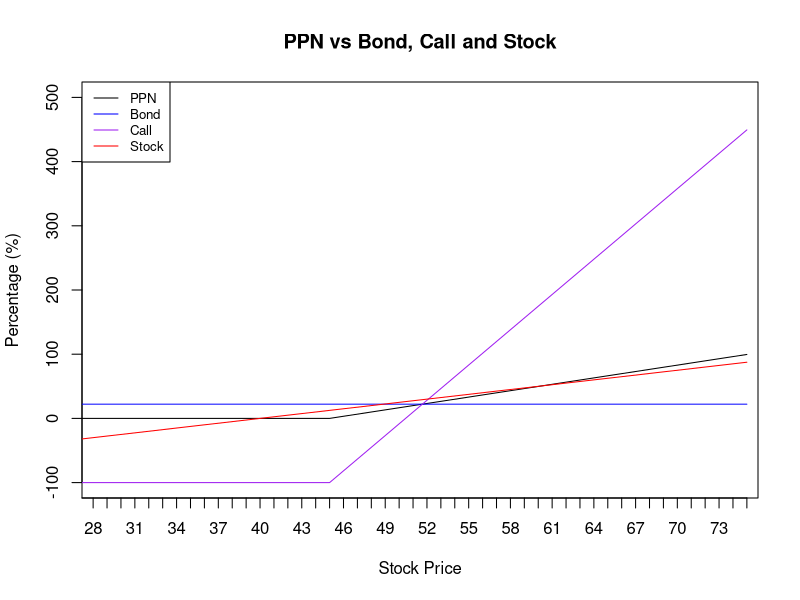
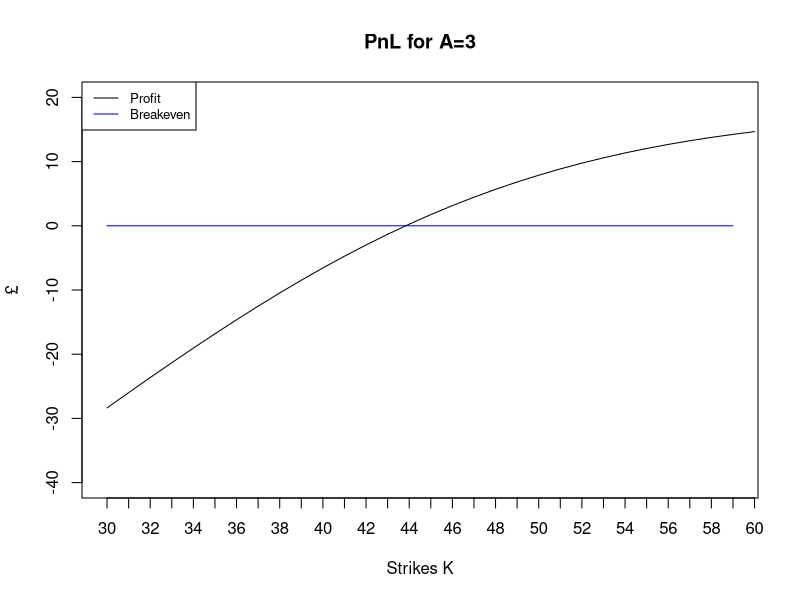

Reproduce these figures in R, in order.
## ---- chunk 1
BSprice<-function(pc, S, k, vol, d, r, t)
{
  
  
  d1 = (log(S / k) + t * (r - d + (vol ^ 2) / 2)) / (vol * sqrt(t))
  d2 = d1 - vol * sqrt(t)
  
  BSprice = pc * exp(-d * t) * S * 
    pnorm(pc * d1) - pc * k * exp(-r * t) * pnorm(pc * d2)
  return(BSprice)
}

## ---- chunk 2
Nominal = 100;
S = 40;
T = 4;
r = .05;
Vol = .12;
K = 45
div <- 0 
x <- c(0)  #the participation rate which we will calculate

## ---- chunk 3
Bond = Nominal * exp(- r * T); # the price of a zero-coupon bond today, required to pay back the client's principal
Derivatives = Nominal - Bond; # the remainder left after purchasing bonds, which can be spent on options
Call = BSprice(1,S,K,Vol,div,r,T); # the price of a call
A = Derivatives / Call; # Maximal amount of calls that can be purchased
x <- S*(1-exp(- r * T))/BSprice(1,S,S,Vol,div,r,T); # the participation rate if K=S

Stock = c(0:75); # Range of possible stock prices for graphical analysis
Stock_GL = (Stock / S - 1) * 100; # Gains and Losses if all 100 invested in the stock
Call_payoff<-c()
Call_payoff = pmax(Stock - K, 0);
Call_payoff_GL = (Call_payoff / Call - 1) * 100;  # Gains and Losses if all 100 invested in the call

PPN<-c()
PPN = Nominal + A * pmax(Stock - K, 0);
PPN_GL = (PPN / Nominal - 1) * 100;  # Gains and Losses if all 100 invested in the structured note

Zero_Coupon_GL = (exp(r * T) - 1) * 100 * rep(1,76);  # Gains and Losses if all 100 invested in the ZCB
Zero_Coupon = Nominal * (1 + Zero_Coupon_GL / 100);   # Final value if all 100 invested in the ZCB


plot(PPN_GL,main='PPN vs Bond, Call and Stock',xaxt="n",type="l",ylab='Percentage (%)',xlab='Stock Price',
     ylim=c(-100,500),xlim=c(30,75))
axis(1,at=1:76,labels=Stock)
lines(Zero_Coupon_GL,col="blue")
lines(Call_payoff_GL,col="purple")
lines(Stock_GL,col="red")
legend("topleft",c('PPN','Bond','Call','Stock'),col=c("black","blue", "purple","red"),lty=c(1,1,1,1),cex=0.8)
## ---- chunk 4
Profit <- c();
strikes <- rep(30:60);
A=3;
Profit <- Nominal-Bond-A*BSprice(1,S,strikes,Vol,div,r,T)

plot(Profit,main='PnL for A=3',xaxt="n",type="l",ylab='£',xlab='Strikes K',
     ylim=c(-40,20),xlim=c(1,30))
axis(1,at=1:31,labels=strikes)
lines(rep(0,30),col="blue")
legend("topleft",c('Profit','Breakeven'),
       col=c("black","blue"),lty=c(1,1),cex=0.8)
## ---- chunk 5
profitK = function(K) {
  prof = Nominal-Bond-A*BSprice(1,S,K,Vol,0,r,T)
  return(prof)
}

K = uniroot(profitK,lower=30,upper=60)
K$root
